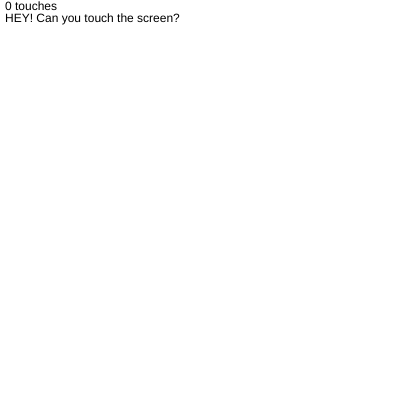
Frame 1 (no input)
Frame 60 (no input): identical to frame 1, image omitted
Frame 120 (the mouse pressed at the canvas centre since frame 60): identical to frame 1, image omitted

The p5.js sketch that drew this single still picture (run headless with seeded random() and noise() and a simulated clock; from frame 60 on, the mouse is pressed at the canvas centre):

// p5.js sketch
// ── sketch.js
let numberOfTouches ;

function setup() {
  createCanvas(400, 400);
}

function draw() {
  clear();
  numberOfTouches = touches.length; //automatically availbe to us
  text(numberOfTouches + ' touches', 5, 10);

  switch(numberOfTouches) {
    case 0:
      text("HEY! Can you touch the screen?", 5, 22) ;
      break ;

      case 1:
       text("That's not enough...", 5, 22) ;
      // put a picture here
      break ;

      case 2:
      text("Two is a start", 5, 22) ;
            // put a picture here
      break ;

      case 3:
     text("YAY, three like a happy family", 5, 22) ;
            // put a picture here
      break ;


  }

}
